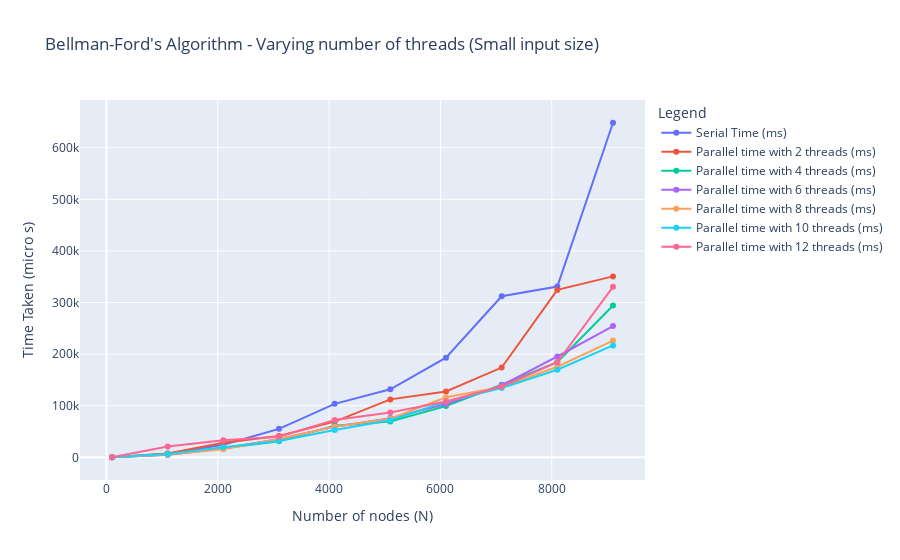

The notebook cell this image was saved under:
### Code cell
bellman_ford_fig = plot_graph("bellman_ford_time.csv", "Bellman-Ford's Algorithm", False)
bellman_ford_fig.show()

### Figure 1 — Plotly figure (JSON) as saved in the notebook; plotly's stock layout.template omitted (floating-point values rounded to 4 significant figures)
{"data": [{"hovertemplate": "Legend=Serial Time (ms)<br>Number of nodes (N)=%{x}<br>Time Taken (micro s)=%{y}<extra></extra>", "legendgroup": "Serial Time (ms)", "line": {"color": "#636efa", "dash": "solid"}, "marker": {"symbol": "circle"}, "mode": "markers+lines", "name": "Serial Time (ms)", "orientation": "v", "showlegend": true, "type": "scatter", "x": [100, 1100, 2100, 3100, 4100, 5100, 6100, 7100, 8100, 9100], "xaxis": "x", "y": [121, 7044, 24269, 55151, 103611, 131831, 193075, 312247, 330990, 648434], "yaxis": "y"}, {"hovertemplate": "Legend=Parallel time with 2 threads (ms)<br>Number of nodes (N)=%{x}<br>Time Taken (micro s)=%{y}<extra></extra>", "legendgroup": "Parallel time with 2 threads (ms)", "line": {"color": "#EF553B", "dash": "solid"}, "marker": {"symbol": "circle"}, "mode": "markers+lines", "name": "Parallel time with 2 threads (ms)", "orientation": "v", "showlegend": true, "type": "scatter", "x": [100, 1100, 2100, 3100, 4100, 5100, 6100, 7100, 8100, 9100], "xaxis": "x", "y": [201, 7400, 28262, 41460, 69242, 112285, 127557, 173948, 324501, 350665], "yaxis": "y"}, {"hovertemplate": "Legend=Parallel time with 4 threads (ms)<br>Number of nodes (N)=%{x}<br>Time Taken (micro s)=%{y}<extra></extra>", "legendgroup": "Parallel time with 4 threads (ms)", "line": {"color": "#00cc96", "dash": "solid"}, "marker": {"symbol": "circle"}, "mode": "markers+lines", "name": "Parallel time with 4 threads (ms)", "orientation": "v", "showlegend": true, "type": "scatter", "x": [100, 1100, 2100, 3100, 4100, 5100, 6100, 7100, 8100, 9100], "xaxis": "x", "y": [229, 5164, 17420, 30998, 61349, 69287, 99536, 140697, 184382, 294281], "yaxis": "y"}, {"hovertemplate": "Legend=Parallel time with 6 threads (ms)<br>Number of nodes (N)=%{x}<br>Time Taken (micro s)=%{y}<extra></extra>", "legendgroup": "Parallel time with 6 threads (ms)", "line": {"color": "#ab63fa", "dash": "solid"}, "marker": {"symbol": "circle"}, "mode": "markers+lines", "name": "Parallel time with 6 threads (ms)", "orientation": "v", "showlegend": true, "type": "scatter", "x": [100, 1100, 2100, 3100, 4100, 5100, 6100, 7100, 8100, 9100], "xaxis": "x", "y": [210, 5012, 17124, 35297, 59060, 75969, 103392, 139456, 195389, 254360], "yaxis": "y"}, {"hovertemplate": "Legend=Parallel time with 8 threads (ms)<br>Number of nodes (N)=%{x}<br>Time Taken (micro s)=%{y}<extra></extra>", "legendgroup": "Parallel time with 8 threads (ms)", "line": {"color": "#FFA15A", "dash": "solid"}, "marker": {"symbol": "circle"}, "mode": "markers+lines", "name": "Parallel time with 8 threads (ms)", "orientation": "v", "showlegend": true, "type": "scatter", "x": [100, 1100, 2100, 3100, 4100, 5100, 6100, 7100, 8100, 9100], "xaxis": "x", "y": [214, 5382, 15624, 35400, 59285, 74697, 116480, 136357, 175581, 226308], "yaxis": "y"}, {"hovertemplate": "Legend=Parallel time with 10 threads (ms)<br>Number of nodes (N)=%{x}<br>Time Taken (micro s)=%{y}<extra></extra>", "legendgroup": "Parallel time with 10 threads (ms)", "line": {"color": "#19d3f3", "dash": "solid"}, "marker": {"symbol": "circle"}, "mode": "markers+lines", "name": "Parallel time with 10 threads (ms)", "orientation": "v", "showlegend": true, "type": "scatter", "x": [100, 1100, 2100, 3100, 4100, 5100, 6100, 7100, 8100, 9100], "xaxis": "x", "y": [261, 6200, 19333, 31591, 52882, 71707, 107947, 134232, 169678, 216833], "yaxis": "y"}, {"hovertemplate": "Legend=Parallel time with 12 threads (ms)<br>Number of nodes (N)=%{x}<br>Time Taken (micro s)=%{y}<extra></extra>", "legendgroup": "Parallel time with 12 threads (ms)", "line": {"color": "#FF6692", "dash": "solid"}, "marker": {"symbol": "circle"}, "mode": "markers+lines", "name": "Parallel time with 12 threads (ms)", "orientation": "v", "showlegend": true, "type": "scatter", "x": [100, 1100, 2100, 3100, 4100, 5100, 6100, 7100, 8100, 9100], "xaxis": "x", "y": [229, 20943, 33283, 39796, 72413, 86718, 108321, 137076, 184270, 330384], "yaxis": "y"}], "layout": {"autosize": true, "legend": {"title": {"text": "Legend"}, "tracegroupgap": 0}, "title": {"text": "Bellman-Ford's Algorithm - Varying number of threads (Small input size)"}, "xaxis": {"anchor": "y", "autorange": true, "domain": [0, 1], "range": [-483.4, 9683.0], "title": {"text": "Number of nodes (N)"}, "type": "linear"}, "yaxis": {"anchor": "x", "autorange": true, "domain": [0, 1], "range": [-53380.0, 701900.0], "title": {"text": "Time Taken (micro s)"}, "type": "linear"}}}
